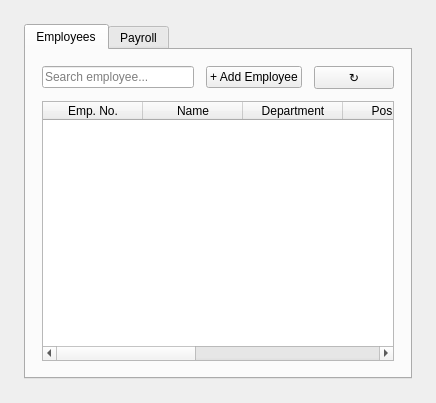
<?xml version="1.0" encoding="UTF-8"?>
<ui version="4.0">
 <class>HrWidget</class>
 <widget class="QWidget" name="HrWidget">
  <property name="windowTitle"><string>Human Resources</string></property>
  <layout class="QVBoxLayout" name="outerLayout">
   <property name="margin"><number>24</number></property>
   <property name="spacing"><number>16</number></property>
   <item>
    <widget class="QTabWidget" name="tabWidget">
     <!-- Tab 1: Employees -->
     <widget class="QWidget" name="employeesTab">
      <attribute name="title"><string>Employees</string></attribute>
      <layout class="QVBoxLayout" name="empLayout">
       <property name="margin"><number>16</number></property>
       <property name="spacing"><number>12</number></property>
       <item>
        <layout class="QHBoxLayout">
         <item>
          <widget class="QLineEdit" name="empSearchEdit">
           <property name="placeholderText"><string>Search employee...</string></property>
          </widget>
         </item>
         <item>
          <widget class="QPushButton" name="addEmpBtn">
           <property name="text"><string>+ Add Employee</string></property>
           <property name="objectName"><string>primaryButton</string></property>
          </widget>
         </item>
         <item>
          <widget class="QPushButton" name="empRefreshBtn">
           <property name="text"><string>↻</string></property>
           <property name="objectName"><string>iconButton</string></property>
          </widget>
         </item>
        </layout>
       </item>
       <item>
        <widget class="QTableWidget" name="employeeTable">
         <property name="objectName"><string>dataTable</string></property>
         <property name="editTriggers"><set>QAbstractItemView::NoEditTriggers</set></property>
         <property name="alternatingRowColors"><bool>true</bool></property>
         <property name="selectionBehavior"><enum>QAbstractItemView::SelectRows</enum></property>
         <column><property name="text"><string>Emp. No.</string></property></column>
         <column><property name="text"><string>Name</string></property></column>
         <column><property name="text"><string>Department</string></property></column>
         <column><property name="text"><string>Position</string></property></column>
         <column><property name="text"><string>Cost Center</string></property></column>
         <column><property name="text"><string>Salary (EUR)</string></property></column>
         <column><property name="text"><string>Hire Date</string></property></column>
        </widget>
       </item>
      </layout>
     </widget>
     <!-- Tab 2: Payroll -->
     <widget class="QWidget" name="payrollTab">
      <attribute name="title"><string>Payroll</string></attribute>
      <layout class="QVBoxLayout" name="payrollLayout">
       <property name="margin"><number>16</number></property>
       <property name="spacing"><number>12</number></property>
       <item>
        <widget class="QFrame" name="payrollCard">
         <property name="objectName"><string>card</string></property>
         <layout class="QVBoxLayout" name="payrollCardLayout">
          <property name="margin"><number>20</number></property>
          <property name="spacing"><number>12</number></property>
          <item>
           <widget class="QLabel" name="payrollTitle">
            <property name="text"><string>Payroll Runs</string></property>
            <property name="objectName"><string>cardTitle</string></property>
           </widget>
          </item>
          <item>
           <layout class="QHBoxLayout">
            <item>
             <widget class="QLabel" name="periodLabel"><property name="text"><string>Period:</string></property></widget>
            </item>
            <item>
             <widget class="QDateEdit" name="payPeriodEdit">
              <property name="displayFormat"><string>yyyy-MM</string></property>
              <property name="calendarPopup"><bool>false</bool></property>
             </widget>
            </item>
            <item>
             <widget class="QPushButton" name="runPayrollBtn">
              <property name="text"><string>Run Payroll</string></property>
              <property name="objectName"><string>primaryButton</string></property>
             </widget>
            </item>
            <item>
             <widget class="QPushButton" name="postPayrollBtn">
              <property name="text"><string>Post to FICO</string></property>
              <property name="objectName"><string>secondaryButton</string></property>
             </widget>
            </item>
            <item><spacer><property name="orientation"><enum>Qt::Horizontal</enum></property></spacer></item>
           </layout>
          </item>
          <item>
           <widget class="QTableWidget" name="payrollRunsTable">
            <property name="objectName"><string>dataTable</string></property>
            <property name="editTriggers"><set>QAbstractItemView::NoEditTriggers</set></property>
            <property name="alternatingRowColors"><bool>true</bool></property>
            <column><property name="text"><string>Pay Period</string></property></column>
            <column><property name="text"><string>Gross Pay</string></property></column>
            <column><property name="text"><string>Tax</string></property></column>
            <column><property name="text"><string>Social Security</string></property></column>
            <column><property name="text"><string>Net Pay</string></property></column>
            <column><property name="text"><string>Status</string></property></column>
            <column><property name="text"><string>Journal Doc</string></property></column>
           </widget>
          </item>
         </layout>
        </widget>
       </item>
      </layout>
     </widget>
    </widget>
   </item>
  </layout>
 </widget>
</ui>
